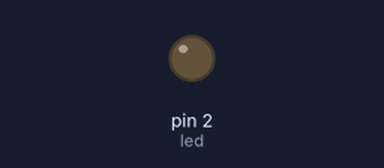
Recording of a program running on a simulated MicroPython board. On the bench: output pins drawn as LEDs (lit = HIGH, except the on-board LED, lit = LOW). At 0.0 s the program stops and its outputs stay as they are.

Above: at 0.1 s.
Timing chart, 0 to 1.5 s (numbered marks = the images above):
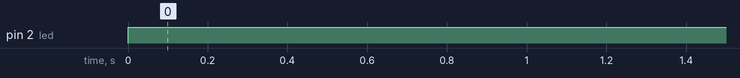

The program:

gpio2_led_off.py
```python
"""This short script truns off the (pwm) built-in les (2)

Using 'value()' instead of 'on()' & 'off()' to avoid confusion with
active low pins
"""

# This file was created on 02/03/2017
# Author: George Kaimakis


import time
import machine

# led set-up:
PIXEL_PIN = 2

led = machine.Pin(PIXEL_PIN, machine.Pin.OUT)
led.value(1)    # active low pin, 0 = on, 1 = off
```

Measured:
- by itself, pin 2 (led): LOW → HIGH at 0.00 s
